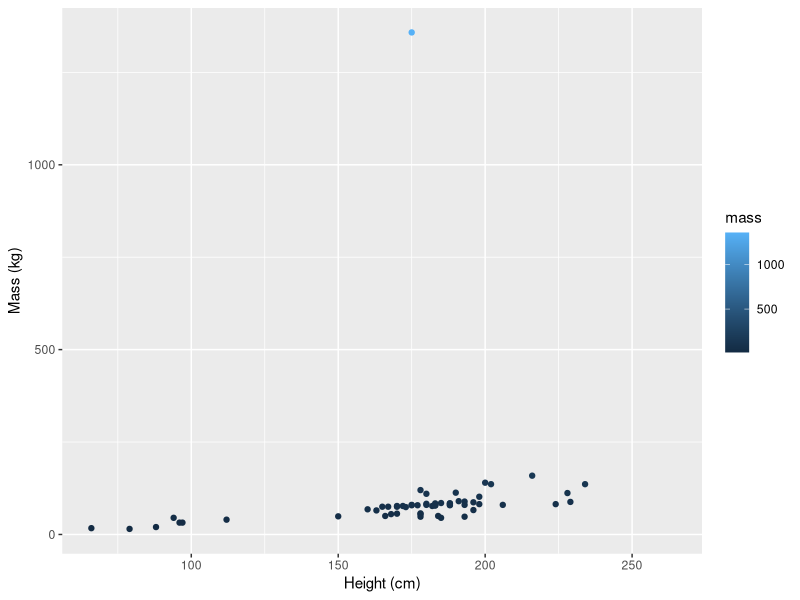
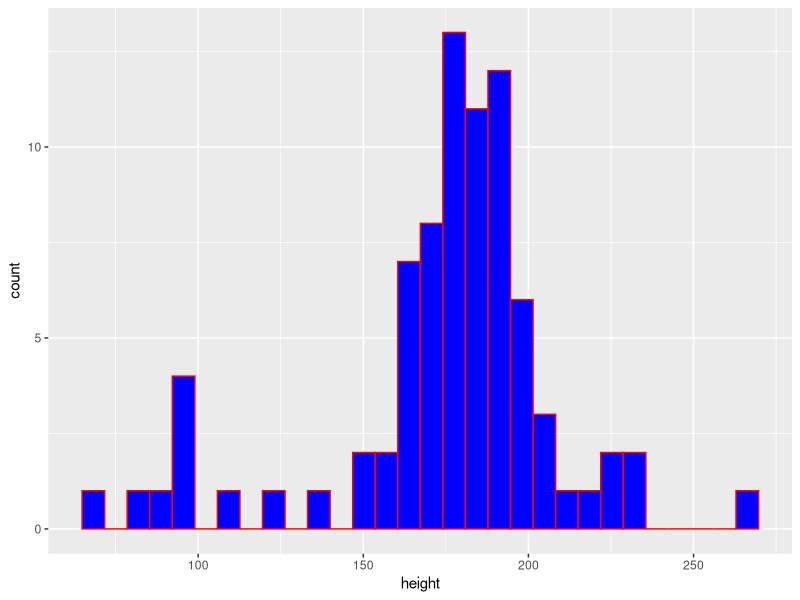

The R source for these figures, in order:
## ---- chunk 1
#| warning: false
#| message: false
library(tidyverse)
## ---- chunk 2
#| include: false #must have space between | and words!!
#return the first 6 lines of star wars data
head(starwars)
#return the dimensions of the star ward data
dim(starwars)
## ---- chunk 3
#| warning: false
#| echo: false
ggplot(data = starwars, aes(x = height,
                            y = mass, 
                            color = mass))+
  geom_point()+
  labs(x="Height (cm)",
       y="Mass (kg)")
## ---- chunk 4
#| warning: false
#| fig-cap: "caption text"
#| fig-alt: "figure alt text"
ggplot(data = starwars, aes(x = height))+
  geom_histogram(color = "red", fill = "blue")
## ---- chunk 5
sw_height_mean <- mean(starwars$height, na.rm=T)
sw_height_median <- median(starwars$height, na.rm=T)
sw_height_var <- var(starwars$height, na.rm=T)
sw_height_sd <- sd(starwars$height, na.rm=T)
